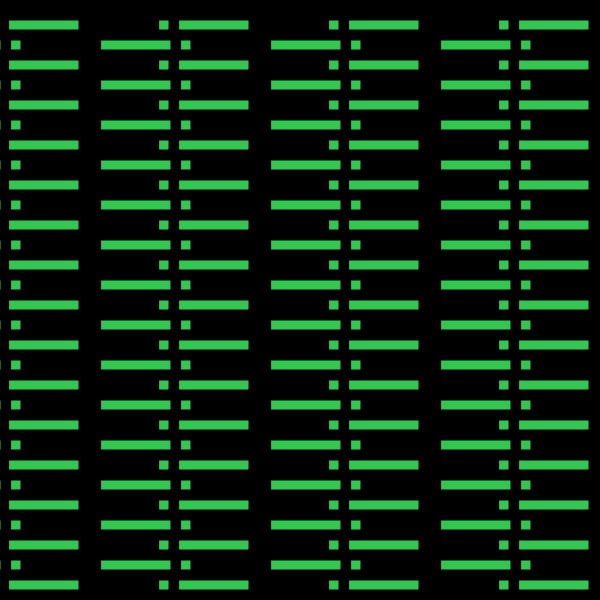
Frame 1 (no input)
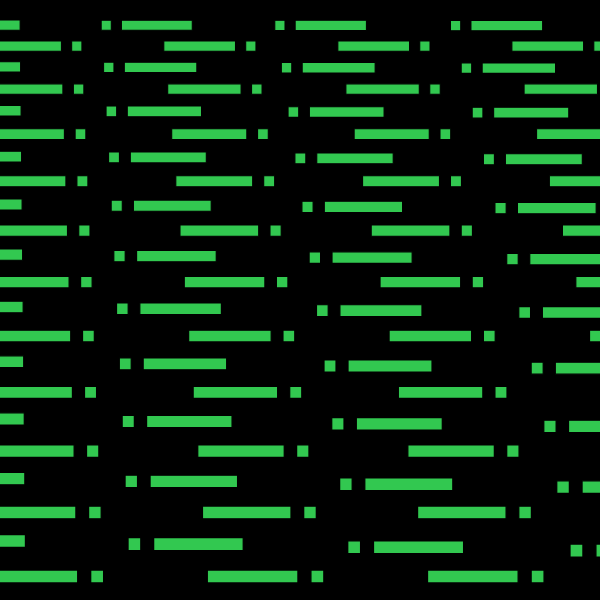
Frame 60 (no input)
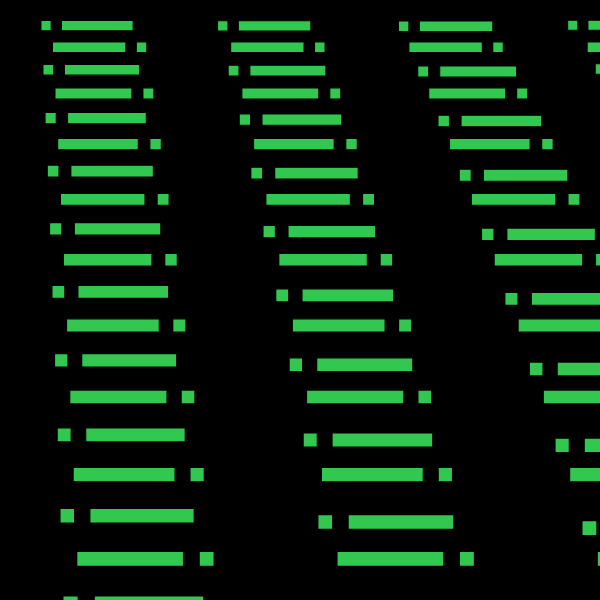
Frame 120 (the mouse pressed at the canvas centre since frame 60)

The p5.js sketch that drew these frames (run headless with seeded random() and noise() and a simulated clock; from frame 60 on, the mouse is pressed at the canvas centre):

// p5.js sketch
// ── sketch.js
const lineDotNum = 120
const dotWidth = 10
const recLength = 70
const distanceEach  =dotWidth*3+recLength+recLength
const arrLineDots = []
const width = 600
const height = 600
const backgroundColor = 0
let scaleRate = 0.0001
let scaleRatio = 1
function setup(){

const stickColor = color(50,200,80)
	createCanvas(width,height)
	background(0)
	let y=20
	let x =0 
	let cross = false
	let linePerRow  = Math.ceil(width/distanceEach)
	// console.log(Math.ceil(linePerRow))
	for(let i = 1; i < lineDotNum; i++){

		if(cross)
			arrLineDots.push(new LineDot(x, y,stickColor))
		else
			arrLineDots.push(new DotLine(x, y,stickColor))
		
		x+=distanceEach
		if(i%linePerRow===0){
			console.log(y)
			y+=dotWidth*2
		}
		if(i%linePerRow===0){
			if(cross)
				x=0
			else
				x=-recLength
			cross = !cross
		}
	}
	console.log(arrLineDots)
	console.log(arrLineDots.length)
}

function draw(){
	// translate(width/2, height/2)
	// rotate(PI / 3.0)

	// scale(scaleRatio)
	background(0)
	// scale(1)
	for(let i = 0; i < lineDotNum-1; i++){
		let tempObj = arrLineDots[i]
		if(tempObj instanceof LineDot)
			tempObj.move()
		if(tempObj instanceof DotLine)
			tempObj.move()
		tempObj.draw()
	}
	scaleRatio += scaleRate
}

class LineDot {
	constructor(xpos, ypos, color) {
		this.xpos = xpos
		this.ypos = ypos
		this.color = color
	}
	move(){
		this.xpos+=1
		if(this.xpos>width+recLength+dotWidth*2)
			this.xpos=0
	}
	draw(){
		stroke(0)
		fill(this.color)
		rect(this.xpos, this.ypos, recLength,dotWidth)
		rect(this.xpos+recLength+dotWidth, this.ypos, dotWidth,dotWidth)
	}
	// methods
}
class DotLine {
	constructor(xpos, ypos, color) {
		this.xpos = xpos
		this.ypos = ypos
		this.color = color
	}
	move(){
		this.xpos-=1
		if(this.xpos<-recLength-dotWidth*2)
			this.xpos=width
	}
	draw(){
		stroke(0)
		scale(scaleRatio)
		fill(this.color)
		rect(this.xpos+dotWidth, this.ypos, recLength,dotWidth)
		rect(this.xpos-dotWidth, this.ypos, dotWidth,dotWidth)
	}
	// methods
}
